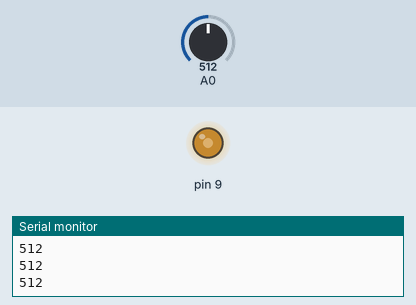
Simulated run of this sketch. Board: Arduino Uno, built with avr-gcc and run on an emulated ATmega328P. On the bench: output pins drawn as LEDs (lit = HIGH), the last lines printed to the serial monitor. Inputs (shaded band) come from the test bench; at power-on: A0 = 512.

Above: at 1.2 s.
1.3 s: A0 set to 716
At 2.5 s:
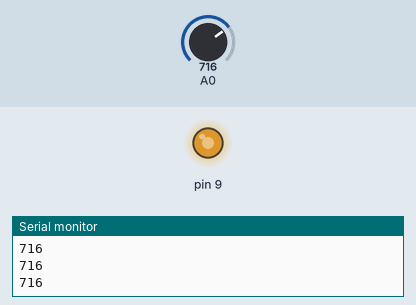
2.8 s: A0 set to 900
At 4.0 s:
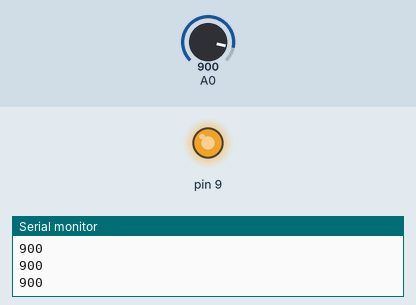
4.3 s: A0 set to 122
At 5.4 s:
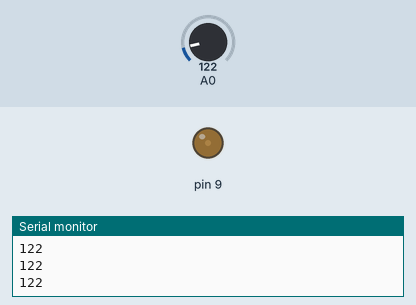
5.8 s: A0 set to 0
At 6.7 s:
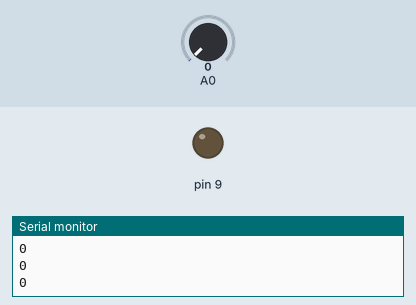
7.3 s: A0 set to 511
At 8.0 s:
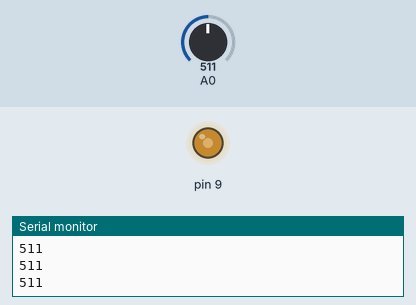
Timing chart, 0 to 9.8 s (numbered marks = the images above; inputs shaded):
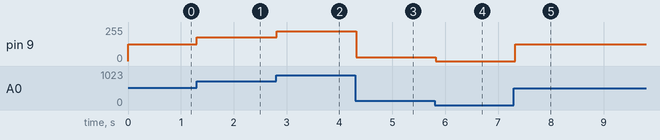

Measured:
- after the input at 1.3 s, pin 9: 127/255 → 178/255 at once
- after the input at 2.8 s, pin 9: 178/255 → 224/255 at once
- after the input at 4.3 s, pin 9: 224/255 → 30/255 at once
- after the input at 5.8 s, pin 9: 30/255 → 0/255 at once
- after the input at 7.3 s, pin 9: 0/255 → 127/255 at once

The sketch:

P03_analogRead_Pwm.ino
```cpp
void setup() {
  Serial.begin(9600);

}

void loop() {
  int val = analogRead(A0);
  Serial.println(val);

  int pwm = map( val, 0,1023, 0,255 );
  analogWrite(9, pwm);

  delay(100);
}
```
